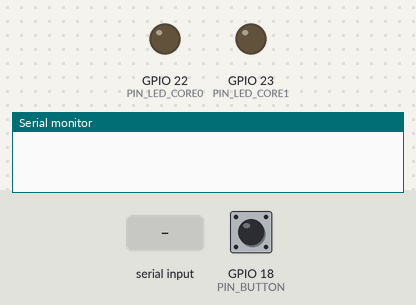
A program run on a simulated ESP32. Shown: output pins drawn as LEDs (lit = HIGH), the last lines printed to the serial monitor. Dashed ring = blinking. The inputs (shaded band) are chosen by the test bench; at power-on: GPIO 18 (PIN_BUTTON) HIGH.

Above: at 0.0 s.
At 2.2 s:
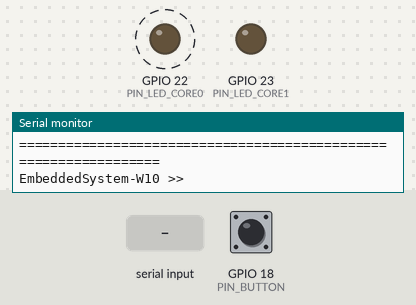
2.3 s: GPIO 18 (PIN_BUTTON) pulled LOW for 0.15 s
11.4 s: "3\n" received over Serial
Timing chart, 0 to 15.4 s (numbered marks = the images above; inputs shaded):
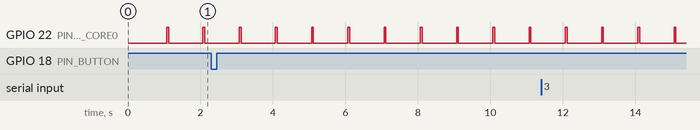

Measured:
- by itself, GPIO 22 (PIN_LED_CORE0): alternates HIGH for 0.05 s and LOW for 0.95 s

The program:

main.cpp
```cpp
/**
 * =============================================================================
 * PRAKTIKUM SISTEM TERTANAM - TEKNIK ELEKTRO
 * MODUL 10: PEMROGRAMAN DUAL-CORE ESP32 & DEFERRED INTERRUPT PROCESSING
 * =============================================================================
 * Deskripsi:
 * Program ini mendemonstrasikan arsitektur Symmetric Multiprocessing (SMP)
 * pada ESP32 (Xtensa Dual-Core 240MHz):
 *   1. Penugasan Task ke Core spesifik (Core 0 PRO_CPU vs Core 1 APP_CPU)
 *      menggunakan xTaskCreatePinnedToCore().
 *   2. Deferred Interrupt Processing: Mengapa komputasi panjang dilarang
 *      di dalam Interrupt Service Routine (ISR) dan bagaimana cara
 *      mendelegasikan pekerjaan ke Task menggunakan Direct Task Notification
 *      (vTaskNotifyGiveFromISR & ulTaskNotifyTake).
 *   3. Pengukuran latensi interupsi presisi tinggi (skala mikrodetik).
 *   4. Pengujian isolasi core: Memberi beban komputasi berat di Core 1
 *      tanpa mengganggu stabilitas telemetri di Core 0.
 *
 * Konfigurasi Pinout:
 *   - GPIO 18 : Push Button Interrupt (Input Pull-up Internal)
 *   - GPIO 22 : LED Indikator Core 0 (Telemetri / Heartbeat)
 *   - GPIO 23 : LED Indikator Core 1 (Worker / Event Handler)
 *
 * Komunikasi:
 *   - Serial Monitor: 115200 Baud (Newline: Both NL & CR)
 * =============================================================================
 */

#include <Arduino.h>
#include <esp_timer.h>
#include <esp_system.h>
#include "freertos/FreeRTOS.h"
#include "freertos/task.h"

// -----------------------------------------------------------------------------
// DEFINISI PIN PERANGKAT KERAS (HARDWARE PINOUT)
// -----------------------------------------------------------------------------
#define PIN_BUTTON        18  // Tombol interrupt eksternal (Active LOW)
#define PIN_LED_CORE0     22  // LED status aktivitas Core 0 (Hijau / Biru)
#define PIN_LED_CORE1     23  // LED status aktivitas Core 1 (Kuning / Merah)

// -----------------------------------------------------------------------------
// KONSTANTA & STRUKTUR PENGUKURAN KINERJA
// -----------------------------------------------------------------------------
#define DEBOUNCE_DELAY_US 250000ULL // 250 ms debounce dalam mikrodetik

// Task Handles untuk manajemen siklus hidup dan Task Notification
TaskHandle_t xHandleTelemetryCore0 = NULL;
TaskHandle_t xHandleWorkerCore1    = NULL;
TaskHandle_t xHandleStressCore1    = NULL;

// Variabel shared / state interupsi (wajib volatile)
volatile int64_t  g_isrTriggerTimestampUs = 0;
volatile int64_t  g_taskFinishedTimestampUs = 0;
volatile uint32_t g_interruptEventCounter  = 0;
volatile bool     g_stressTestActive       = false;
volatile bool     g_simulateBadISR         = false;

// -----------------------------------------------------------------------------
// INTERRUPT SERVICE ROUTINE (ISR)
// -----------------------------------------------------------------------------

/**
 * @brief ISR Tombol GPIO 18 (Wajib menggunakan atribut IRAM_ATTR)
 *
 * Atribut IRAM_ATTR menempatkan instruksi fungsi ini di memori internal SRAM
 * (bukan Flash SPI). Ini wajib agar saat interupsi terjadi bersamaan dengan
 * penulisan Flash, CPU tidak mengalami Guru Meditation crash / Cache Miss.
 *
 * GOLDEN RULE ISR:
 * 1. Jangan panggil Serial.print() (karena butuh lock mutex, bisa deadlock!).
 * 2. Jangan gunakan delay() atau komputasi loop panjang (> 10 us).
 * 3. Jangan alokasikan memori dinamis (malloc/new).
 * 4. Cukup catat timestamp, beri tahu Task, dan langsung keluar (portYIELD).
 */
void IRAM_ATTR isr_button_handler() {
    static int64_t lastInterruptUs = 0;
    int64_t now = esp_timer_get_time();

    // Software Debouncing dalam skala mikrodetik
    if ((now - lastInterruptUs) < DEBOUNCE_DELAY_US) {
        return;
    }
    lastInterruptUs = now;
    g_isrTriggerTimestampUs = now;
    g_interruptEventCounter++;

    // -------------------------------------------------------------------------
    // SKENARIO EKSPERIMEN: BAD PRACTICE vs BEST PRACTICE
    // -------------------------------------------------------------------------
    if (g_simulateBadISR) {
        // [SIMULASI KESALAHAN AWAM]: Melakukan blocking delay panjang di ISR
        // ets_delay_us menahan core secara hardware selama 8000 mikrodetik (8ms).
        // Ini membahayakan sistem karena menghentikan scheduler FreeRTOS di core ini!
        ets_delay_us(8000);
    }

    // [BEST PRACTICE]: Direct Task Notification
    // Bangunkan Task Worker di Core 1 tanpa perantara antrian Queue / Semaphore terpisah.
    // Metode ini paling cepat dan hemat RAM (0 byte tambahan heap).
    BaseType_t xHigherPriorityTaskWoken = pdFALSE;
    if (xHandleWorkerCore1 != NULL) {
        vTaskNotifyGiveFromISR(xHandleWorkerCore1, &xHigherPriorityTaskWoken);
    }

    // Melakukan Context Switch seketika jika Task yang dibangunkan memiliki
    // prioritas lebih tinggi daripada task yang sedang berjalan saat interrupt terjadi.
    portYIELD_FROM_ISR(xHigherPriorityTaskWoken);
}

// -----------------------------------------------------------------------------
// DEFINISI TASK FREERTOS
// -----------------------------------------------------------------------------

/**
 * @brief Task Telemetri & Heartbeat - DIPIN KE CORE 0 (PRO_CPU)
 *
 * Core 0 pada arsitektur ESP-IDF secara bawaan bertanggung jawab atas
 * background process seperti Wi-Fi stack, Bluetooth Controller, dan RTOS timer.
 * Task ini memonitor kondisi sistem secara periodik tanpa membebani Core 1.
 */
void TaskTelemetryCore0(void *pvParameters) {
    (void)pvParameters;
    pinMode(PIN_LED_CORE0, OUTPUT);
    digitalWrite(PIN_LED_CORE0, LOW);

    TickType_t xLastWakeTime = xTaskGetTickCount();
    const TickType_t xFrequency = pdMS_TO_TICKS(1000); // Eksekusi tiap 1 detik

    while (true) {
        // Toggle LED indikator Core 0
        digitalWrite(PIN_LED_CORE0, HIGH);
        vTaskDelay(pdMS_TO_TICKS(50));
        digitalWrite(PIN_LED_CORE0, LOW);

        // Tunggu hingga siklus 1 detik berikutnya (presisi tanpa drift waktu)
        vTaskDelayUntil(&xLastWakeTime, xFrequency);
    }
}

/**
 * @brief Task Worker (Deferred Event Handler) - DIPIN KE CORE 1 (APP_CPU)
 *
 * Task ini tidur nyenyak (status BLOCKED, 0% CPU) hingga dibangunkan
 * oleh ISR tombol melalui Direct Task Notification (ulTaskNotifyTake).
 * Semua pemrosesan berat, konversi data, dan logging serial didelegasikan ke sini!
 */
void TaskWorkerCore1(void *pvParameters) {
    (void)pvParameters;
    pinMode(PIN_LED_CORE1, OUTPUT);
    digitalWrite(PIN_LED_CORE1, LOW);

    while (true) {
        // Tunggu sinyal notifikasi dari ISR (ulTaskNotifyTake dengan pdTRUE untuk clear count)
        // Nilai portMAX_DELAY membuat task ini tidak memakan siklus CPU sama sekali saat idle!
        uint32_t ulNotificationCount = ulTaskNotifyTake(pdTRUE, portMAX_DELAY);

        if (ulNotificationCount > 0) {
            // Catat waktu saat task mulai memproses
            int64_t taskStartUs = esp_timer_get_time();

            // Nyalakan LED Core 1 sebagai penanda proses aktif
            digitalWrite(PIN_LED_CORE1, HIGH);

            // Simulasi komputasi digital signal processing (DSP) / parsing data
            // Misal: Kalkulasi filter running average / matematika sensor
            volatile float dummyValue = 0.0f;
            for (int i = 0; i < 3000; i++) {
                dummyValue += sinf((float)i * 0.01f);
            }

            int64_t taskEndUs = esp_timer_get_time();
            g_taskFinishedTimestampUs = taskEndUs;

            // Hitung metrik latensi
            int64_t latencyIsrToTaskUs = taskStartUs - g_isrTriggerTimestampUs;
            int64_t totalProcessingTimeUs = taskEndUs - taskStartUs;
            int64_t totalTurnaroundUs = taskEndUs - g_isrTriggerTimestampUs;

            // Matikan LED Core 1
            digitalWrite(PIN_LED_CORE1, LOW);

            // Cetak laporan performa ke Serial Monitor secara aman (karena ini Task, bukan ISR!)
            Serial.println();
            Serial.println(F("=========================================================="));
            Serial.println(F("[WORKER CORE 1] Sinyal Notifikasi Interupsi Diterima!"));
            Serial.println(F("=========================================================="));
            Serial.printf(" - Event Counter         : #%u\n", g_interruptEventCounter);
            Serial.printf(" - Core Pengeksekusi ISR : Core %d (Hardware Pin Trigger)\n", 1);
            Serial.printf(" - Core Handler Task     : Core %d (APP_CPU Pinned)\n", xPortGetCoreID());
            Serial.printf(" - Latensi Respon ISR    : %lld mikrodetik (us)\n", latencyIsrToTaskUs);
            Serial.printf(" - Durasi Komputasi Task : %lld mikrodetik (us)\n", totalProcessingTimeUs);
            Serial.printf(" - Total Turnaround Time : %lld mikrodetik (us)\n", totalTurnaroundUs);
            Serial.println(F(" - Status Delegasi       : SUKSES (ISR Aman & Sistem Tetap Responsif)"));
            Serial.println(F("=========================================================="));
            Serial.print(F("EmbeddedSystem-W10 >> "));
        }
    }
}

/**
 * @brief Task Stress Test - DIPIN KE CORE 1 (APP_CPU)
 *
 * Digunakan untuk mensimulasikan beban kerja 100% pada Core 1.
 * Bertujuan membuktikan bahwa Core 0 tetap berjalan normal tanpa lag,
 * menunjukkan independensi penjadwalan hardware SMP Dual-Core.
 */
void TaskStressCore1(void *pvParameters) {
    (void)pvParameters;
    while (true) {
        if (g_stressTestActive) {
            // Bebani Core 1 dengan komputasi floating point tiada henti selama 50ms
            int64_t t0 = esp_timer_get_time();
            volatile double acc = 1.0;
            while ((esp_timer_get_time() - t0) < 50000) {
                acc = acc * 1.000001 + sin(acc);
            }
            // Beri sedikit nafas agar IDLE task di Core 1 tidak memicu TWDT
            vTaskDelay(pdMS_TO_TICKS(10));
        } else {
            // Jika tidak aktif, tidur selama 500ms
            vTaskDelay(pdMS_TO_TICKS(500));
        }
    }
}

// -----------------------------------------------------------------------------
// FUNGSI BANTUAN CLI & PELAPORAN DIAGNOSTIK
// -----------------------------------------------------------------------------

void print_system_banner() {
    Serial.println();
    Serial.println(F("================================================================="));
    Serial.println(F("⚡ PRAKTIKUM SISTEM TERTANAM - MINGGU 10"));
    Serial.println(F("⚡ ARSITEKTUR DUAL-CORE ESP32 & DEFERRED INTERRUPT PROCESSING"));
    Serial.println(F("================================================================="));
    Serial.println(F("Ketik karakter angka di bawah lalu tekan [Enter]:"));
    Serial.println(F(" [1] Info Identitas Arsitektur Dual-Core (SoC, Frequency, Memory)"));
    Serial.println(F(" [2] Status Penugasan Core Task (Task Pinning & High Water Mark)"));
    Serial.println(F(" [3] Simulasi Pemicu Event Interupsi (Direct Task Notification)"));
    Serial.println(F(" [4] Toggle Skenario Bad ISR vs Best Practice Deferred ISR"));
    Serial.println(F(" [5] Toggle Stress Test Komputasi di Core 1 (Uji Stabilitas Core 0)"));
    Serial.println(F(" [6] Komparasi Teoretis: Direct Notification vs Binary Semaphore"));
    Serial.println(F(" [b] Simulasi Tekan Tombol Fisik GPIO 18 (Software Trigger)"));
    Serial.println(F(" [h] Tampilkan Ulang Menu Bantuan"));
    Serial.println(F("================================================================="));
    Serial.print(F("EmbeddedSystem-W10 >> "));
}

void print_dualcore_info() {
    esp_chip_info_t chip_info;
    esp_chip_info(&chip_info);

    Serial.println();
    Serial.println(F("--- [INFO IDENTITAS ARSITEKTUR HARDWARE SOC] ---"));
    Serial.printf(" - Model Chip        : ESP32 Rev %d\n", chip_info.revision);
    Serial.printf(" - Jumlah Core Fisik : %d Core (Xtensa Dual-Core 32-bit LX6)\n", chip_info.cores);
    Serial.printf(" - Frekuensi CPU     : %u MHz\n", getCpuFrequencyMhz());
    Serial.printf(" - Core ID Saat Ini  : Core %d (loop() berjalan di Core 1 secara default)\n", xPortGetCoreID());
    Serial.printf(" - Free Heap Memory  : %u byte (%u KB)\n", ESP.getFreeHeap(), ESP.getFreeHeap() / 1024);
    Serial.printf(" - Min Free Heap     : %u byte\n", ESP.getMinFreeHeap());
    Serial.printf(" - Total Flash Size  : %u MB\n", ESP.getFlashChipSize() / (1024 * 1024));
    Serial.println(F("------------------------------------------------"));
    Serial.println(F("💡 Pengetahuan Enjiniring:"));
    Serial.println(F("   Core 0 (PRO_CPU) : Bertanggung jawab atas protokol nirkabel (Wi-Fi/BT) & OS Kernel."));
    Serial.println(F("   Core 1 (APP_CPU) : Didesain untuk mengeksekusi logika aplikasi pengguna & user tasks."));
    Serial.println(F("------------------------------------------------"));
}

void print_task_pinning_status() {
    Serial.println();
    Serial.println(F("--- [STATUS PENUGASAN TASK & RESOURCE CONSUMPTION] ---"));
    Serial.println(F("| Nama Task        | Target Core | Core Aktif | Prioritas | Stack Sisa (Word) |"));
    Serial.println(F("|------------------|-------------|------------|-----------|-------------------|"));

    // Info Task Telemetry
    if (xHandleTelemetryCore0 != NULL) {
        UBaseType_t hwm = uxTaskGetStackHighWaterMark(xHandleTelemetryCore0);
        Serial.printf("| TelemetryCore0   | Core 0      | Core %d     |     1     | %17u |\n",
                      1, hwm); // target 0
    }
    // Info Task Worker
    if (xHandleWorkerCore1 != NULL) {
        UBaseType_t hwm = uxTaskGetStackHighWaterMark(xHandleWorkerCore1);
        Serial.printf("| WorkerCore1      | Core 1      | Core %d     |     2     | %17u |\n",
                      xPortGetCoreID(), hwm);
    }
    // Info Task Stress
    if (xHandleStressCore1 != NULL) {
        UBaseType_t hwm = uxTaskGetStackHighWaterMark(xHandleStressCore1);
        Serial.printf("| StressCore1      | Core 1      | Core %d     |     1     | %17u |\n",
                      xPortGetCoreID(), hwm);
    }
    // Info loopTask bawaan Arduino
    Serial.printf("| loopTask (Main)  | Core 1      | Core %d     |     1     |       -           |\n",
                  xPortGetCoreID());

    Serial.println(F("-----------------------------------------------------------------------"));
    Serial.println(F("💡 Catatan Stack High Water Mark:"));
    Serial.println(F("   Nilai menunjukkan sisa RAM terkecil pada stack task tersebut (dalam 4-byte word)."));
    Serial.println(F("   Jika mendekati 0, task terancam crash Stack Overflow!"));
}

void trigger_software_interrupt() {
    Serial.println();
    Serial.println(F("[TRIGGER] Mengirim sinyal interupsi perangkat lunak ke Worker Task..."));
    g_isrTriggerTimestampUs = esp_timer_get_time();
    g_interruptEventCounter++;

    BaseType_t xHigherPriorityTaskWoken = pdFALSE;
    if (xHandleWorkerCore1 != NULL) {
        // Simulasi notifikasi dari context non-ISR
        xTaskNotifyGive(xHandleWorkerCore1);
    }
}

void toggle_bad_isr() {
    g_simulateBadISR = !g_simulateBadISR;
    Serial.println();
    if (g_simulateBadISR) {
        Serial.println(F("⚠️  [MODE AKTIF]: SIMULASI BAD ISR (LONG-RUNNING ISR AKTIF!)"));
        Serial.println(F("   Peringatan: ISR kini menahan CPU selama 8 milidetik di level interrupt."));
        Serial.println(F("   Amati lonjakan latensi dan perhatikan bahwa core terblokir saat tombol ditekan!"));
    } else {
        Serial.println(F("✅ [MODE AKTIF]: BEST PRACTICE DEFERRED ISR"));
        Serial.println(F("   ISR hanya mencatat timestamp dan mengirim notifikasi (< 2 mikrodetik)."));
    }
}

void toggle_stress_test() {
    g_stressTestActive = !g_stressTestActive;
    Serial.println();
    if (g_stressTestActive) {
        Serial.println(F("🔥 [STRESS TEST AKTIF]: Beban komputasi matematika 90% diaktifkan pada Core 1!"));
        Serial.println(F("   Perhatikan: LED Core 0 (GPIO 22) tetap berkedip teratur 1 detik sekali"));
        Serial.println(F("   karena Core 0 beroperasi secara paralel independen di tingkat silikon!"));
    } else {
        Serial.println(F("🧊 [STRESS TEST NONAKTIF]: Core 1 kembali ke kondisi beban normal."));
    }
}

void print_comparison_analysis() {
    Serial.println();
    Serial.println(F("=========================================================================="));
    Serial.println(F("📊 KOMPARASI ARSITEKTUR: DIRECT TASK NOTIFICATION VS BINARY SEMAPHORE"));
    Serial.println(F("=========================================================================="));
    Serial.println(F("| Parameter Evaluasi       | Binary Semaphore        | Direct Task Notification |"));
    Serial.println(F("|--------------------------|-------------------------|--------------------------|"));
    Serial.println(F("| Alokasi Memori RAM       | ~64-80 byte heap (Queue)| 0 byte (Built-in di TCB) |"));
    Serial.println(F("| Kecepatan Eksekusi       | Standar (Queue Event)   | ~45% Lebih Cepat         |"));
    Serial.println(F("| Overhead Struktur Data   | Butuh SemaphoreHandle_t | Cukup TaskHandle_t       |"));
    Serial.println(F("| Kemampuan Broadcast      | Multi-task bisa antre   | Hanya untuk 1 Task Target|"));
    Serial.println(F("| API Pemanggilan dari ISR | xSemaphoreGiveFromISR   | vTaskNotifyGiveFromISR   |"));
    Serial.println(F("| Rekomendasi Kasus Pakai  | Multiple consumer/sync  | Delegasi ISR ke 1 Worker |"));
    Serial.println(F("=========================================================================="));
}

// -----------------------------------------------------------------------------
// ARDUINO CORE ENTRY POINTS (setup & loop)
// -----------------------------------------------------------------------------

void setup() {
    // 1. Inisialisasi Komunikasi Serial
    Serial.begin(115200);
    delay(1000); // Waktu stabilisasi terminal

    // 2. Inisialisasi Pin Hardware
    pinMode(PIN_BUTTON, INPUT_PULLUP);
    pinMode(PIN_LED_CORE0, OUTPUT);
    pinMode(PIN_LED_CORE1, OUTPUT);
    digitalWrite(PIN_LED_CORE0, LOW);
    digitalWrite(PIN_LED_CORE1, LOW);

    // 3. Pasang Hardware Interrupt pada GPIO 18 (Active LOW saat tombol ditekan)
    attachInterrupt(digitalPinToInterrupt(PIN_BUTTON), isr_button_handler, FALLING);

    // 4. Buat Task Telemetri - DIPIN KE CORE 0 (PRO_CPU)
    // Parameter: Fungsi, Nama, Stack Size (Word), Parameter, Prioritas, Handle, Core ID (0)
    xTaskCreatePinnedToCore(
        TaskTelemetryCore0,
        "TelemetryCore0",
        2048,
        NULL,
        1,
        &xHandleTelemetryCore0,
        0   // Pin ke Core 0
    );

    // 5. Buat Task Worker - DIPIN KE CORE 1 (APP_CPU)
    // Prioritas 2 (lebih tinggi dari Telemetri) agar langsung menyambut notifikasi dari ISR
    xTaskCreatePinnedToCore(
        TaskWorkerCore1,
        "WorkerCore1",
        3072,
        NULL,
        2,
        &xHandleWorkerCore1,
        1   // Pin ke Core 1
    );

    // 6. Buat Task Stress Test - DIPIN KE CORE 1 (APP_CPU)
    xTaskCreatePinnedToCore(
        TaskStressCore1,
        "StressCore1",
        2048,
        NULL,
        1,
        &xHandleStressCore1,
        1   // Pin ke Core 1
    );

    // 7. Tampilkan Banner Menu Selamat Datang
    print_system_banner();
}

void loop() {
    // Membaca perintah karakter dari Serial Monitor
    if (Serial.available() > 0) {
        char cmd = Serial.read();

        // Abaikan karakter newline/carriage return
        if (cmd == '\r' || cmd == '\n') {
            return;
        }

        switch (cmd) {
            case '1':
                print_dualcore_info();
                break;
            case '2':
                print_task_pinning_status();
                break;
            case '3':
                trigger_software_interrupt();
                break;
            case '4':
                toggle_bad_isr();
                break;
            case '5':
                toggle_stress_test();
                break;
            case '6':
                print_comparison_analysis();
                break;
            case 'b':
            case 'B':
                Serial.println(F("[MANUAL] Menyimulasikan penekanan tombol fisik GPIO 18..."));
                isr_button_handler();
                break;
            case 'h':
            case 'H':
                print_system_banner();
                break;
            default:
                Serial.printf("\nPerintah '%c' tidak dikenali. Ketik 'h' untuk melihat daftar menu.\n", cmd);
                break;
        }

        Serial.print(F("\nEmbeddedSystem-W10 >> "));
    }

    // Berikan waktu idle pada loopTask agar Watchdog Timer tetap senang
    vTaskDelay(pdMS_TO_TICKS(50));
}
```
